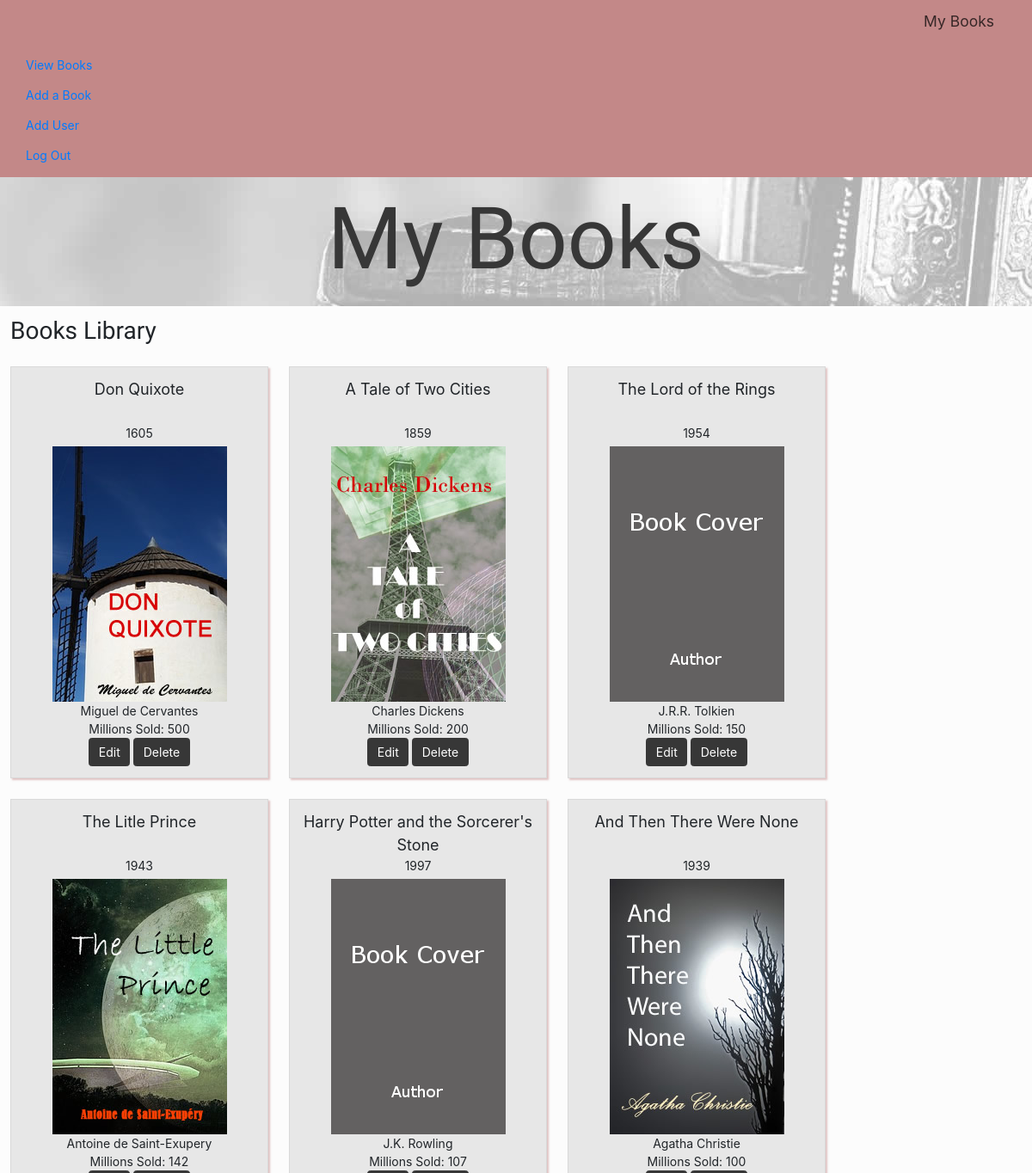
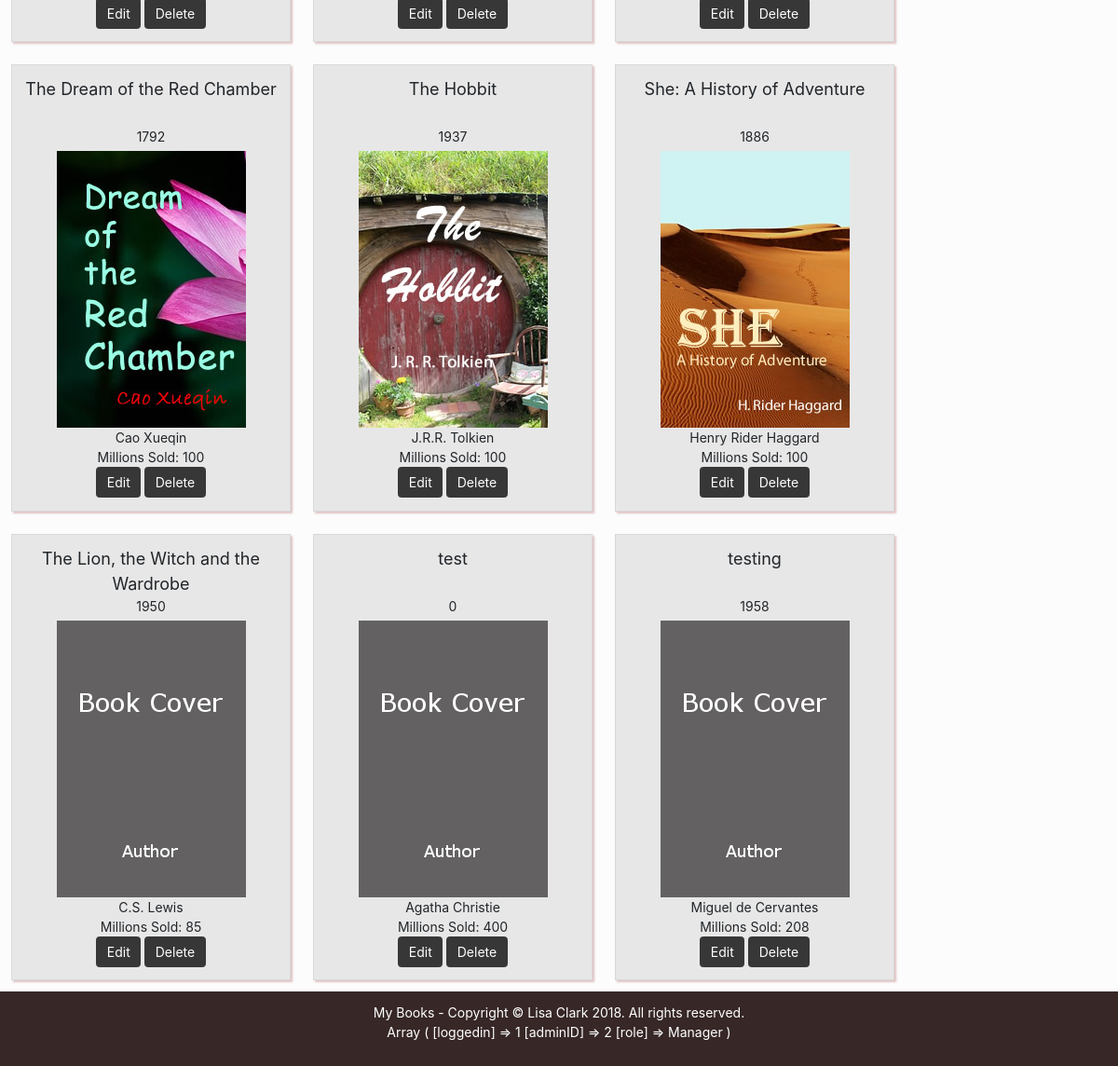
/View/php/index.php (signed in), run on the app's committed database (2 pictures, top to bottom).
### tables this page shows
CREATE TABLE `book` (
  `BookID` int(10) UNSIGNED NOT NULL,
  `BookTitle` varchar(255) NOT NULL,
  `OriginalTitle` varchar(255) DEFAULT NULL,
  `YearofPublication` int(4) NOT NULL DEFAULT '0',
  `Genre` varchar(30) NOT NULL,
  `MillionsSold` int(10) UNSIGNED NOT NULL,
  `LanguageWritten` varchar(30) NOT NULL,
  `AuthorID` int(10) UNSIGNED NOT NULL,
  `imageID` int(10) UNSIGNED NOT NULL
);

CREATE TABLE `image` (
  `imageID` int(10) UNSIGNED NOT NULL,
  `imageURL` varchar(50) NOT NULL
);

CREATE TABLE `author` (
  `AuthorID` int(10) UNSIGNED NOT NULL,
  `Name` varchar(30) NOT NULL,
  `Surname` varchar(30) NOT NULL,
  `Nationality` varchar(30) NOT NULL,
  `BirthYear` int(4) UNSIGNED NOT NULL,
  `DeathYear` int(4) UNSIGNED DEFAULT NULL
);

### View/php/index.php (the view, shortened to what this page needs)
<?php
include "header.php";
include "nav.php";
?>
        <?php
    $imagesql = "SELECT * From book INNER JOIN author ON author.AuthorID = book.AuthorID INNER JOIN image ON image.imageID = book.imageID;";
include '../../Model/connect.php';
    $stmt = $conn->prepare($imagesql);
    $stmt->execute();
    $result = $stmt->fetchAll();
?>
<div class="page-flex-container">
    <h2>Books Library</h2>
    <div class="outer-book-container">
<form id="deletebutton">
<?php
    foreach($result AS $row) {
        echo '<section class="inner-book-container" id="'. $row['BookID'] . '">
        <article class="book_top">
        <p class="book_title">'. $row['BookTitle'] . '</p>
        <p>'. $row['YearofPublication'] . '</p>
        </article>
        <img src="' . $row['imageURL'] . '">
        <article class="book_bottom">
        <p>'. $row['Name'] . ' '. $row['Surname'] . '</p>
        <p>Millions Sold: ' . $row['MillionsSold'] . '</p>
        </article>
        <div class="edit_delete_container">
            <button type="button" class="btn btn-primary btn-inline" value="edit"><a class="buttonlink" href="page_editbook.php?BookID='. $row['BookID'] . '">Edit</a></button>
            <button type="button" class="btn btn-primary btn-inline" value="delete" onclick="deleteBook(' . $row['BookID'] . ')">Delete</button>
        </div>
        </section>';
    }
?>
        </form>
    </div>
</div>
<?php
    include "footer.php";
?>

### View/php/header.php (shortened to what this page needs)
<!DOCTYPE html>
<html>
    <head>
        <link rel="stylesheet" href="https://maxcdn.bootstrapcdn.com/bootstrap/3.3.7/css/bootstrap.min.css">
        <link rel="stylesheet" href="https://maxcdn.bootstrapcdn.com/bootstrap/4.0.0-alpha.6/css/bootstrap.min.css">
        <link rel="stylesheet" href="css/style.css" type="text/css">
        <link rel="stylesheet" href="../css/style.css" type="text/css">
    </head>
    <body>

### View/php/nav.php
<nav class="navbar navbar-toggleable-md navbar-inverse bg-inverse">
  <button class="navbar-toggler navbar-toggler-right" type="button" data-toggle="collapse" data-target="#navbarNavAltMarkup" aria-controls="navbarNavAltMarkup" aria-expanded="false" aria-label="Toggle navigation">
    <span class="navbar-toggler-icon"></span>
  </button>
  <a class="navbar-brand" href="index.php">My Books</a>
  <div class="collapse navbar-collapse" id="navbarNavAltMarkup">
    <div class="navbar-nav">
        <a class="nav-item nav-link active" href="index.php">View Books <span class="sr-only">(current)</span></a>
        <a class="nav-item nav-link active" href="page_addbook.php">Add a Book <span class="sr-only">(current)</span></a>
        <?php if (isset($_SESSION['loggedin']) && $_SESSION['loggedin'] && $_SESSION['role'] == 'Manager') { ?>
        <a class="nav-item nav-link active" href="page_adduser.php">Add User</a>
        <?php }; ?>
        <a class="nav-item nav-link active" href="../../Controller/logout.php">Log Out <span class="sr-only">(current)</span></a>
    </div>
  </div>
</nav>
<div class="flex-container">
<header><h1>My Books</h1></header>

### View/php/footer.php
            <footer>
                <p>My Books - Copyright &#169; Lisa Clark 2018. All rights reserved.</p>
                <p><?php print_r($_SESSION); ?></p>
            </footer>
        </div>
    </body>
</html>

### View/css/style.css (style rules this page uses)
html, body, header, nav, footer, section, form, fieldset, label, input, textarea, p, div, h1, h2, h3, h4, h5, h6 { border: 0; margin: 0; padding: 0; }
html { font-size: 14px; font-family: sans-serif; }
h1 { font-family: 'Cabin Sketch', cursive; font-size: 100px; padding: 1%; color: #373737; }
h2 { padding: 1%; font-family: 'Gloria Hallelujah', cursive; }
.bg-inverse { background-color: #C38888 !important }
.navbar { margin-bottom: 0; border: 1px solid #C38888; }
.navbar-inverse { border-color: #C38888; }
@media (min-width: 768px) { .navbar { border-radius: 0; } }
.navbar-inverse .navbar-brand { color: #372727; }
.btn-primary { background-color: #373737; border-color: #373737; margin-bottom: 1%; }
.flex-container { display: flex; background-color: black; justify-content: center; flex-direction: column; width: 100%; }
header { background-image: url(../img/banner.jpg); text-align: center; height: 150px; order: 2; }
nav { order: 1; }
.page-flex-container { background-color: #FCFCFC; order: 3; width: 100%; }
footer { background-color: #372727; color: white; text-align: center; height: 80px; order: 4; padding: 1%; }
.outer-book-container { display: flex; width: 100%; flex-flow: wrap; }
.inner-book-container { margin: 1%; padding: 1%; display: inline-flex; flex-wrap: wrap; background-color: rgba(183,183,183,0.3); border: 1px solid rgba(183,183,183,0.3); text-align: center; height: auto; justify-content: center; min-width: 250px; max-width: 300px; box-shadow: 2px 2px 2px rgba(195,136,136,0.5); }
.book_top, .book_bottom { width: 100%; }
.book_top { height: 80px; display: flex; flex-wrap: wrap; position: relative; }
.book_top p { padding: 0; margin: 0; width: 100%; }
.book_top p:nth-of-type(2) { position: absolute; bottom: 5px; }
p.book_title { font-size: 18px; }
.buttonlink, .buttonlink:hover, .buttonlink:visited { text-decoration: none; color: white; }

### data on the page
book: BookTitle "Don Quixote", YearofPublication "1605", imageID.imageURL (picture), AuthorID.Name "Miguel", AuthorID.Surname "de Cervantes", MillionsSold "500"
book: BookTitle "A Tale of Two Cities", YearofPublication "1859", imageID.imageURL (picture), AuthorID.Name "Charles", AuthorID.Surname "Dickens", MillionsSold "200"
book: BookTitle "The Lord of the Rings", YearofPublication "1954", imageID.imageURL (placeholder picture), AuthorID.Name "J.R.R.", AuthorID.Surname "Tolkien", MillionsSold "150"
book: BookTitle "The Litle Prince", YearofPublication "1943", imageID.imageURL (picture), AuthorID.Name "Antoine", AuthorID.Surname "de Saint-Exupery", MillionsSold "142"
book: BookTitle "Harry Potter and the Sorcerer's Stone", YearofPublication "1997", imageID.imageURL (placeholder picture), AuthorID.Name "J.K.", AuthorID.Surname "Rowling", MillionsSold "107"
book: BookTitle "And Then There Were None", YearofPublication "1939", imageID.imageURL (picture), AuthorID.Name "Agatha", AuthorID.Surname "Christie", MillionsSold "100"
book: BookTitle "The Dream of the Red Chamber", YearofPublication "1792", imageID.imageURL (picture), AuthorID.Name "Cao", AuthorID.Surname "Xueqin", MillionsSold "100"
book: BookTitle "The Hobbit", YearofPublication "1937", imageID.imageURL (picture), AuthorID.Name "J.R.R.", AuthorID.Surname "Tolkien", MillionsSold "100"
book: BookTitle "She: A History of Adventure", YearofPublication "1886", imageID.imageURL (picture), AuthorID.Name "Henry", AuthorID.Surname "Rider Haggard", MillionsSold "100"
book: BookTitle "The Lion, the Witch and the Wardrobe", YearofPublication "1950", imageID.imageURL (placeholder picture), AuthorID.Name "C.S.", AuthorID.Surname "Lewis", MillionsSold "85"
book: BookTitle "test", YearofPublication "0", imageID.imageURL (placeholder picture), AuthorID.Name "Agatha", AuthorID.Surname "Christie", MillionsSold "400"
book: BookTitle "testing", YearofPublication "1958", imageID.imageURL (placeholder picture), AuthorID.Name "Miguel", AuthorID.Surname "de Cervantes", MillionsSold "208"
